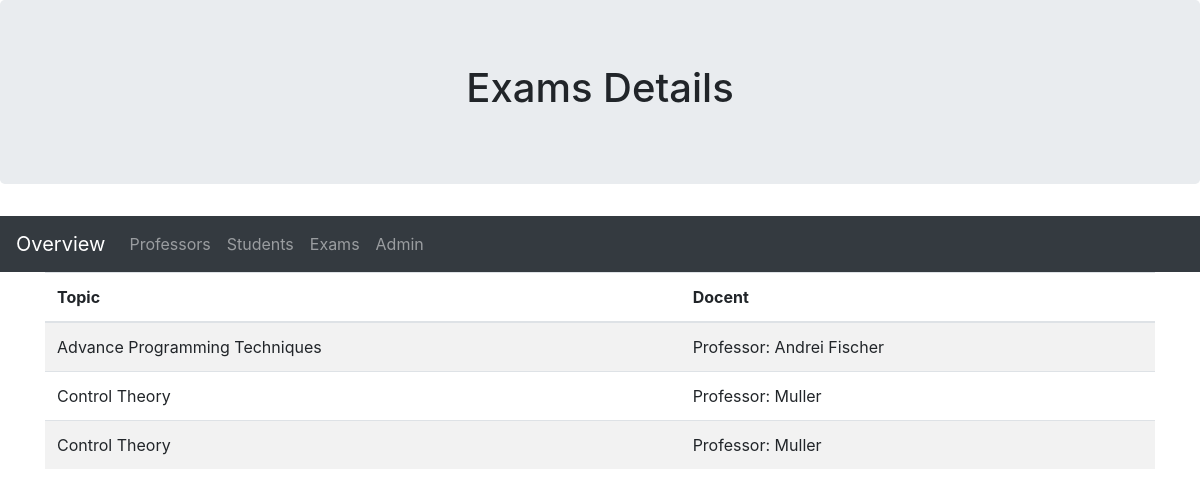
/exams, run on the app's committed database.
### university/models.py (models this page shows, shortened)
class Exam(models.Model):
    topic = models.CharField(max_length=200, null=True)
    docent = models.ForeignKey(Professor, on_delete=models.CASCADE, null=True)
    participants = models.ManyToManyField(Student, related_name="Exam")

class Professor(models.Model):
    name = models.CharField(max_length=100, null=True)
    def __str__(self):
        return "Professor: {}".format(self.name)

### university/views.py (the view)
# urls.py: path('exams', views.exams, name='exams'),
def exams(request):
    exams = Exam.objects.all()
    context = {"exams": exams}
    return render(request, 'university/exams.html', context)

### university/templates/university/exams.html
{% extends "university/base.html" %}
{% block headline %}Exams Details{% endblock %}
{% block main %}
<table class = "table table-striped">
  <thead>
  <tr>
    <th>Topic</th>
    <th>Docent</th>
  </tr>
  </thead>
  <tbody>
  {% for Exam in exams %}
  <tr>
      <td>{{Exam.topic}}</td>
      <td>{{Exam.docent}}</td>
  </tr>
  {% endfor %}
  </tbody>
</table>
{% endblock %}

### data on the page
Exam: topic "Advance Programming Techniques", docent "Professor: Andrei Fischer"
Exam: topic "Control Theory", docent "Professor: Muller"
Exam: topic "Control Theory", docent "Professor: Muller"
